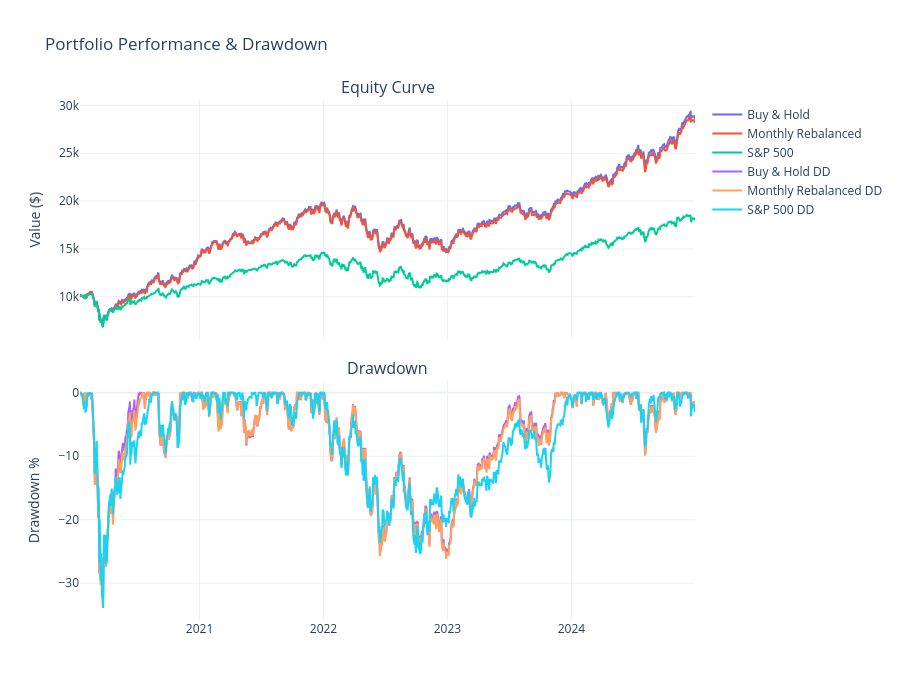

Notebook code cell kept with this figure:
### Markdown cell above
## Drawdown Chart

### Code cell
fig = make_subplots(rows=2, cols=1, shared_xaxes=True,
                    subplot_titles=('Equity Curve', 'Drawdown'),
                    vertical_spacing=0.08)

for col in curves.columns:
    fig.add_trace(go.Scatter(x=curves.index, y=curves[col], name=col, mode='lines'), row=1, col=1)

for name, ret in portfolios.items():
    dd = drawdown_series(ret) * 100
    fig.add_trace(go.Scatter(x=dd.index, y=dd, name=f'{name} DD', mode='lines'), row=2, col=1)

fig.update_layout(
    title='Portfolio Performance & Drawdown',
    template='plotly_white',
    height=700,
)
fig.update_yaxes(title_text='Value ($)', row=1, col=1)
fig.update_yaxes(title_text='Drawdown %', row=2, col=1)
fig.show()

### Figure 1 — Plotly figure (JSON) as saved in the notebook; plotly's stock layout.template omitted (floating-point values rounded to 4 significant figures; data arrays with more than 128 entries replaced by an {"elided": "..."} marker saying what was removed)
{"data": [{"mode": "lines", "name": "Buy & Hold", "type": "scatter", "x": {"elided": "1231 str values"}, "xaxis": "x", "y": {"elided": "1231 float values"}, "yaxis": "y"}, {"mode": "lines", "name": "Monthly Rebalanced", "type": "scatter", "x": {"elided": "1231 str values"}, "xaxis": "x", "y": {"elided": "1231 float values"}, "yaxis": "y"}, {"mode": "lines", "name": "S&P 500", "type": "scatter", "x": {"elided": "1231 str values"}, "xaxis": "x", "y": {"elided": "1231 float values"}, "yaxis": "y"}, {"mode": "lines", "name": "Buy & Hold DD", "type": "scatter", "x": {"elided": "1231 str values"}, "xaxis": "x2", "y": {"elided": "1231 float values"}, "yaxis": "y2"}, {"mode": "lines", "name": "Monthly Rebalanced DD", "type": "scatter", "x": {"elided": "1231 str values"}, "xaxis": "x2", "y": {"elided": "1231 float values"}, "yaxis": "y2"}, {"mode": "lines", "name": "S&P 500 DD", "type": "scatter", "x": {"elided": "1231 str values"}, "xaxis": "x2", "y": {"elided": "1231 float values"}, "yaxis": "y2"}], "layout": {"annotations": [{"font": {"size": 16}, "showarrow": false, "text": "Equity Curve", "x": 0.5, "xanchor": "center", "xref": "paper", "y": 1, "yanchor": "bottom", "yref": "paper"}, {"font": {"size": 16}, "showarrow": false, "text": "Drawdown", "x": 0.5, "xanchor": "center", "xref": "paper", "y": 0.46, "yanchor": "bottom", "yref": "paper"}], "height": 700, "title": {"text": "Portfolio Performance & Drawdown"}, "xaxis": {"anchor": "y", "domain": [0, 1], "matches": "x2", "showticklabels": false}, "xaxis2": {"anchor": "y2", "domain": [0, 1]}, "yaxis": {"anchor": "x", "domain": [0.54, 1], "title": {"text": "Value ($)"}}, "yaxis2": {"anchor": "x2", "domain": [0, 0.46], "title": {"text": "Drawdown %"}}}}
